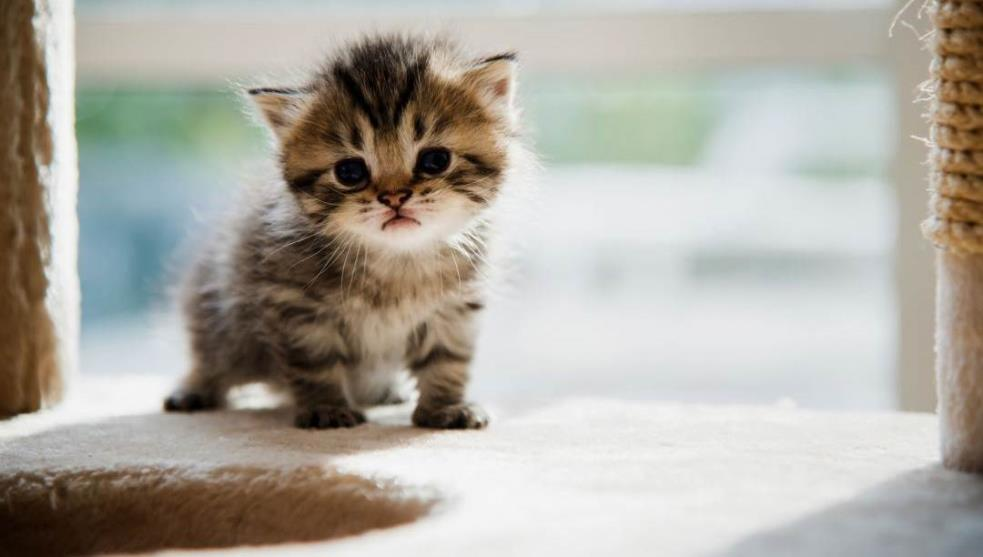
#> input picture opencvProyecto/images/cat.jpg, 983 x 557 px
$ python main.py
#> lines starting #> are read from the running program, lines starting #| are printed output that depends on the picture
### opencvProyecto/hola/ImageStorage.py
import cv2


class ImageStorage:

    @staticmethod
    def read_image(path_img):
        """Leer una imagen desde el disco y devolver in objeto imagen"""
#> called with path_img = 'images/cat.jpg'
        if isinstance(path_img, str):
            img = cv2.imread(path_img)
#> img is the input picture: shape (557, 983, 3); mean B, G, R 161.7, 170.5, 174.3
            return img
        else:
            print("formato no valido")
            return None

    @staticmethod
    def save_img(img, name_img):
        # write image on disk
        # escribir validador de string, regex, validar que un string termine en jpg
        name_img = name_img + ".jpg"
        cv2.imwrite(name_img, img)

### opencvProyecto/main.py
import cv2
from hola.ImageStorage import ImageStorage


def img_to_gray_scale(img):
    """Recibe un objeto imagen y devuleve la imagen en blanco y negro"""
    gray_img = cv2.cvtColor(img, cv2.COLOR_BGR2GRAY)
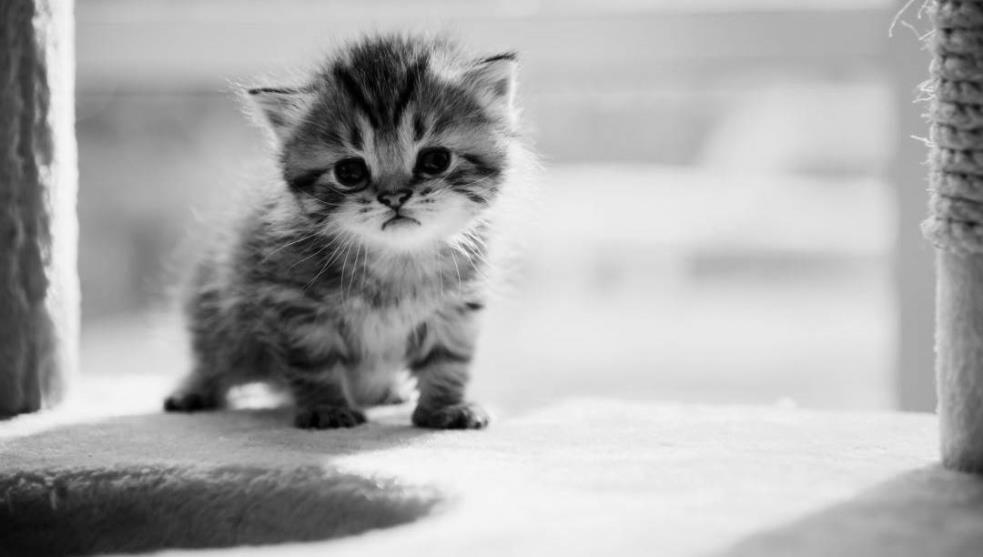
#> gray_img: shape (557, 983); min 0, max 248, mean 170.6
    return gray_img


if __name__ == '__main__':
    img = ImageStorage.read_image("images/cat.jpg")
    img_gray = img_to_gray_scale(img)
    ImageStorage.save_img(img=img_gray, name_img="gatito_hola_mundo")
    print("El proyecto corrio exitosamente")
